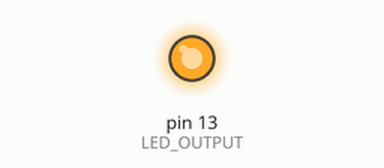
Recording of a sketch running on a simulated Arduino Uno, built with avr-gcc and run on an emulated ATmega328P. Parts: output pins drawn as LEDs (lit = HIGH).

Above: at 0.1 s.
Timing chart, 0 to 1.6 s (numbered marks = the images above):
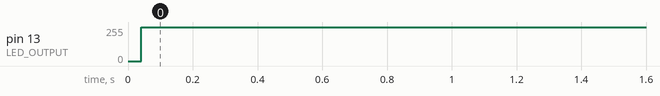

The sketch:

Clock.ino
```cpp
#define LED_OUTPUT (LED_BUILTIN)

int theta = 0;
bool increment = true;

int cycle(unsigned int step_, unsigned int lower, unsigned int upper) {
  if (theta <= lower)
    increment = true;
  else if (theta >= upper)
    increment = false;

  if (increment)
    theta += step_;
  else
    theta -= step_;
}

void setup() {
  // put your setup code here, to run once:
  pinMode(LED_OUTPUT, OUTPUT);

  int a, b, i;

  while (true) {
    // put your main code here, to run repeatedly:
    cycle(1, 0, 1000);

    // 12.5ns per instruction
    a = 1000 * (1000 - theta) / 12.5;
    b = 1000 * (1000 + theta) / 12.5;

    digitalWrite(LED_OUTPUT, LOW); // sets the pin off
    for (i = 0; i < a; i++)        // pauses for a microseconds
      ;

    digitalWrite(LED_OUTPUT, HIGH); // sets the pin on
    for (i = 0; i < b; i++)         // pauses for b microseconds
      ;
  }
}

void loop() {}
```

Measured:
- by itself, pin 13 (LED_OUTPUT): 0/255 → 252/255 at 0.04 s
